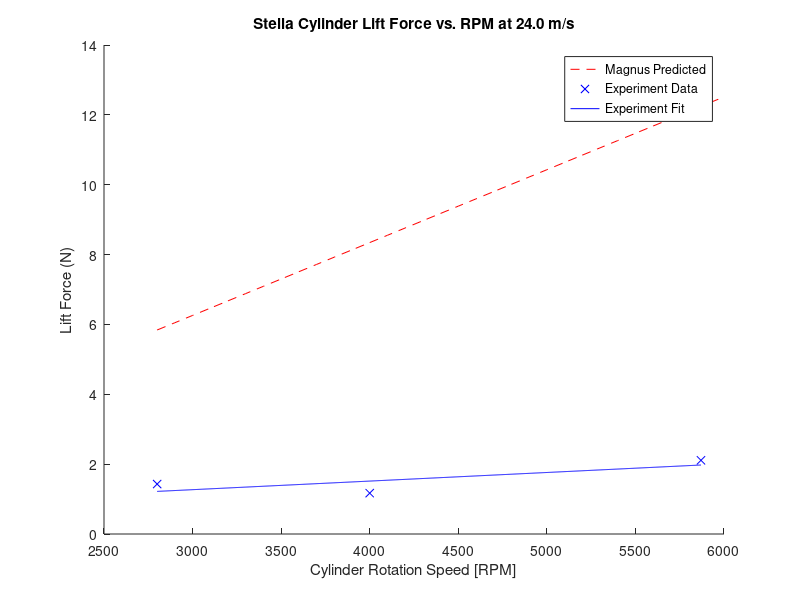
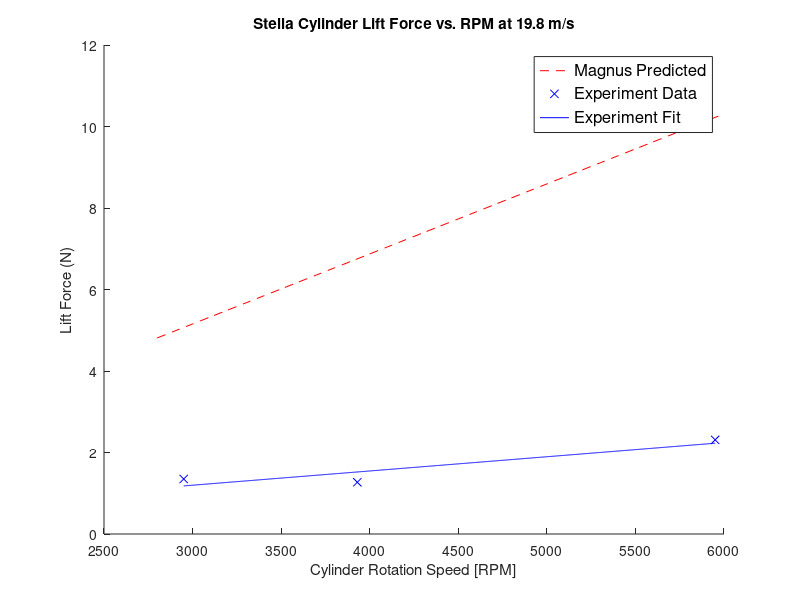
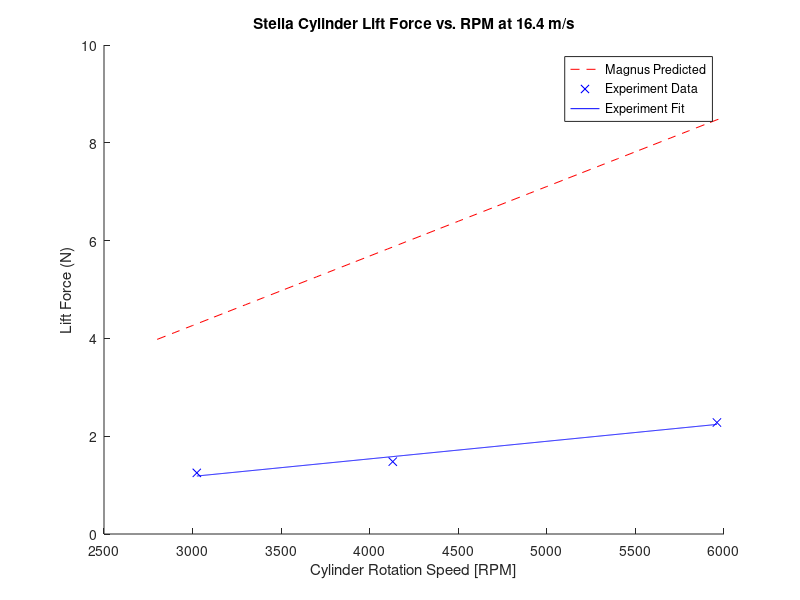
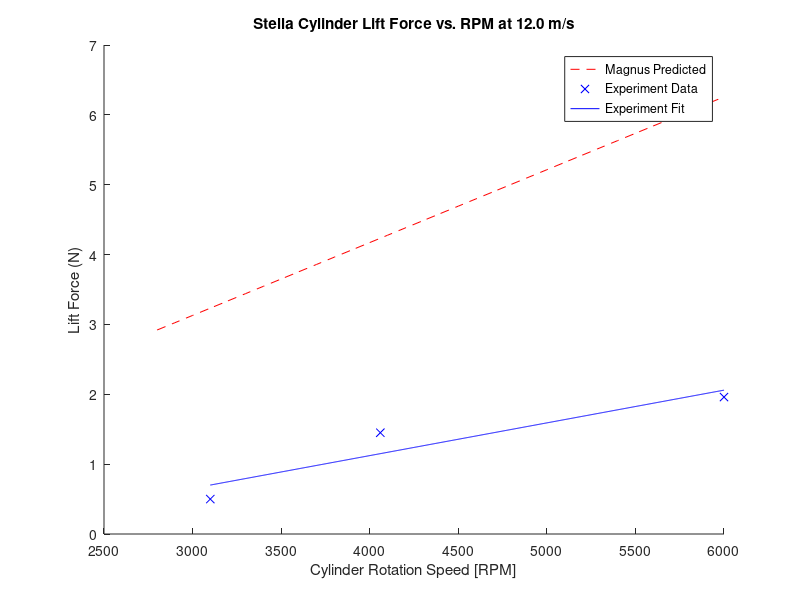

MATLAB code to generate these figures, in order: (Note: this script raises an error after producing the figures.)
clear all;
close all;
clc;
% Magnus Effect Overview
% Variables:
% FL: lift force - measured by force balance
% rho: air density - calculated from the day's atmospheric pressure
% v: air speed - calculated using pitot tube
% G: vortex strength - found using G = 2*pi*r^2*omega
%                                   r: cylinder radius
%                                   omega: RPM in rad/s
% L: length of the cylinder
% FL = rho*v*G*L = rho*v*4*pi^2*r^2*omega*L = rho*v*4*pi^2*r^2*omega*L
% 
% Topics to analyze:
% 1. Effect of changing RPM on lift force at constant wind speed
%       - expect linear relationship
% 2. Effect of changing wind speed on lift force at constant RPM
%       - expect linear relationship
% 3. Effect of linearly increasing wind speed on lift force
%       - expect linear relationship

%%%%%%%%%%%%%%%%%%%%%%%%%%%%%%%%%%%%%%%%%%%%%%%%%%%%%%%%%%
% Authors: Feng, Zhangxi; Popecki, Simon; Skinner, James %
% Course: ME646                                          %
% Project: Cylindrical Airfoil Magnus Effect             %
% Date: May 1, 2017                                      %
%%%%%%%%%%%%%%%%%%%%%%%%%%%%%%%%%%%%%%%%%%%%%%%%%%%%%%%%%%

%% Overall experiment variables
% See attached excel sheet for the experiment data
% windspeeds from pitot tube readings:
speed4 = 24.01946618; % [m/s]
speed3 = 19.78614266;
speed2 = 16.36650742;
speed1 = 12.00973309;
airrho = 1.2093;
% [kg/m^3] from ideal gas law and the barometric pressure of the day


%% 1. Effect of RPM on lift force at constant wind speed for each airfoil

%% stella - r = 57.91/2000; % radius in [m]
rStella = 57.91/2000;
LStella = 0.130175; % length of stella in meters
forceStella = [0.5,1.45,1.96;...
            1.25,1.48,2.28;...
            1.35,1.27,2.31;...
            1.43,1.17,2.11];
RPMStella = [3100,4060,6000;...
            3024,4130,5960;...
            2950,3930,5950;...
            2800,4000,5870]; % convert from [rpm] to [rps]
% expected relationship
RPMMagnusStella = (2800:100:6000); % [rpm]

% FL = 4*pi^2*r^2*rho*v*omega*L
FLStella4 = 4*pi^2*rStella^2*airrho*speed4.*RPMMagnusStella/60*LStella;
FLStella3 = 4*pi^2*rStella^2*airrho*speed3.*RPMMagnusStella/60*LStella;
FLStella2 = 4*pi^2*rStella^2*airrho*speed2.*RPMMagnusStella/60*LStella;
FLStella1 = 4*pi^2*rStella^2*airrho*speed1.*RPMMagnusStella/60*LStella;

% polyfitting data to line
% speed4
stellaFit4 = polyfit(RPMStella(4,:),forceStella(4,:),1);
stellaFit4x = 2800:(5870-2800)/1000:5870;
stellaFit4y = stellaFit4x*stellaFit4(1) + stellaFit4(2);
% speed3
stellaFit3 = polyfit(RPMStella(3,:),forceStella(3,:),1);
stellaFit3x = 2950:(5950-2950)/1000:5950;
stellaFit3y = stellaFit3x*stellaFit3(1) + stellaFit3(2);
% speed2
stellaFit2 = polyfit(RPMStella(2,:),forceStella(2,:),1);
stellaFit2x = 3024:(5960-3024)/1000:5960;
stellaFit2y = stellaFit2x*stellaFit2(1) + stellaFit2(2);
% speed1
stellaFit1 = polyfit(RPMStella(1,:),forceStella(1,:),1);
stellaFit1x = 3100:(6000-3100)/1000:6000;
stellaFit1y = stellaFit1x*stellaFit1(1) + stellaFit1(2);

% speed4 plots
figure;
hold on;
plot(RPMMagnusStella,FLStella4,'r--');
plot(RPMStella(4,:),forceStella(4,:),'bx',stellaFit4x,stellaFit4y,'b');
xlabel('Cylinder Rotation Speed [RPM]');
ylabel('Lift Force (N)');
title('Stella Cylinder Lift Force vs. RPM at 24.0 m/s');
l = legend('Magnus Predicted','Experiment Data','Experiment Fit','Location','best');
%set(l,'FontSize',12);

% speed3 plots
figure;
hold on;
plot(RPMMagnusStella,FLStella3,'r--');
plot(RPMStella(3,:),forceStella(3,:),'bx',stellaFit3x,stellaFit3y,'b');
xlabel('Cylinder Rotation Speed [RPM]');
ylabel('Lift Force (N)');
title('Stella Cylinder Lift Force vs. RPM at 19.8 m/s');
l = legend('Magnus Predicted','Experiment Data','Experiment Fit','Location','best');
set(l,'FontSize',12);

% speed2 plots
figure;
hold on;
plot(RPMMagnusStella,FLStella2,'r--');
plot(RPMStella(2,:),forceStella(2,:),'bx',stellaFit2x,stellaFit2y,'b');
xlabel('Cylinder Rotation Speed [RPM]');
ylabel('Lift Force (N)');
title('Stella Cylinder Lift Force vs. RPM at 16.4 m/s');
l = legend('Magnus Predicted','Experiment Data','Experiment Fit','Location','best');
%set(l,'FontSize',12);

% speed1 plots
figure;
hold on;
plot(RPMMagnusStella,FLStella1,'r--');
plot(RPMStella(1,:),forceStella(1,:),'bx',stellaFit1x,stellaFit1y,'b');
xlabel('Cylinder Rotation Speed [RPM]');
ylabel('Lift Force (N)');
title('Stella Cylinder Lift Force vs. RPM at 12.0 m/s');
l = legend('Magnus Predicted','Experiment Data','Experiment Fit','Location','best');
%set(l,'FontSize',12);

%% Bud - r = 83.82/2000; % radius in [m]
rBud = 83.82/2000; % finding radius from diamter in [mm] to [m]
LBud = 0.1762125; % length of bud cylinder in meters
forceBud = [2.3,3.17,1.65;...
            0,0,0;...
            10.13,21.92,13.91;...
            10.25,13.11,8.97];
RPMBud = [3200,4940,5800;...
        0,0,0;...
        3291,4700,5844;...
        3100,4860,5916]; % convert from [rpm] to [rps]
% expected relationship
RPMMagnusBud = (2500:100:6000); % [rpm]

% FL = 4*pi^2*r^2*rho*v*omega*L
FLBud4 = 4*pi^2*rBud^2*airrho*speed4.*RPMMagnusBud/60*LBud;
FLBud3 = 4*pi^2*rBud^2*airrho*speed3.*RPMMagnusBud/60*LBud;
FLBud2 = 4*pi^2*rBud^2*airrho*speed2.*RPMMagnusBud/60*LBud;
FLBud1 = 4*pi^2*rBud^2*airrho*speed1.*RPMMagnusBud/60*LBud;

% polyfitting data to line
% speed4
budFit4 = polyfit(RPMBud(4,:),forceBud(4,:),1);
budFit4x = 3100:(5916-3100)/1000:5916;
budFit4y = budFit4x*budFit4(1) + budFit4(2);
% speed3
budFit3 = polyfit(RPMBud(3,:),forceBud(3,:),1);
budFit3x = 3291:(5844-3291)/1000:5844;
budFit3y = budFit3x*budFit3(1) + budFit3(2);
% speed1
budFit1 = polyfit(RPMBud(1,:),forceBud(1,:),1);
budFit1x = 3200:(5800-3200)/1000:5800;
budFit1y = budFit1x*budFit1(1) + budFit1(2);

% speed4 plots
figure;
hold on;
plot(RPMMagnusBud,FLBud4,'r--');
plot(RPMBud(4,:),forceBud(4,:),'bx',budFit4x,budFit4y,'b');
xlabel('Cylinder Rotation Speed [RPM]');
ylabel('Lift Force (N)');
title('Bud Heavy Cylinder Lift Force vs. RPM at 24.0 m/s');
l = legend('Magnus Predicted','Experiment Data','Experiment Fit','Location','best');
%set(l,'FontSize',12);

% speed3 plots
figure;
hold on;
plot(RPMMagnusBud,FLBud3,'r--');
plot(RPMBud(3,:),forceBud(3,:),'bx',budFit3x,budFit3y,'b');
xlabel('Cylinder Rotation Speed [RPM]');
ylabel('Lift Force (N)');
title('Bud Heavy Lift Force vs. RPM at 19.8 m/s');
l = legend('Magnus Predicted','Experiment Data','Experiment Fit','Location','best');
%set(l,'FontSize',12);

% speed2 plot for Bud does not exist

% speed1 plots
figure;
hold on;
plot(RPMMagnusBud,FLBud1,'r--');
plot(RPMBud(1,:),forceBud(1,:),'bx',budFit1x,budFit1y,'b');
xlabel('Cylinder Rotation Speed [RPM]');
ylabel('Lift Force (N)');
title('Bud Heavy Cylinder Lift Force vs. RPM at 12.0 m/s');
l = legend('Magnus Predicted','Experiment Data','Experiment Fit','Location','best');
%set(l,'FontSize',12);

%% Quaker - r = 128.27/2000; % radius in [m]
rQuaker = 128.27/2000;
LQuaker = 0.2286; % length of quaker oats cylinder in meters
forceQuaker = [3.72,3.14,4.35;...
            6,4.97,5.26;...
            8.42,7.25,7.67;...
            10.6,15.5,10.43];
RPMQuaker = [3720,4560,5560;...
            3660,4470,5630;...
            3675,4050,5500;...
            3000,3160,5200]; % convert from [rpm] to [rps]
% expected relationship
RPMMagnusQuaker = (2500:100:6000); % [rpm]

% FL = 4*pi^2*r^2*rho*v*omega*L
FLQuaker4 = 4*pi^2*rQuaker^2*airrho*speed4.*RPMMagnusQuaker/60*LQuaker;
FLQuaker3 = 4*pi^2*rQuaker^2*airrho*speed3.*RPMMagnusQuaker/60*LQuaker;
FLQuaker2 = 4*pi^2*rQuaker^2*airrho*speed2.*RPMMagnusQuaker/60*LQuaker;
FLQuaker1 = 4*pi^2*rQuaker^2*airrho*speed1.*RPMMagnusQuaker/60*LQuaker;

% polyfitting data to line
% speed4
quakerFit4 = polyfit(RPMQuaker(4,:),forceQuaker(4,:),1);
quakerFit4x = 3000:(5200-3000)/1000:5200;
quakerFit4y = quakerFit4x*quakerFit4(1) + quakerFit4(2);
% speed3
quakerFit3 = polyfit(RPMQuaker(3,:),forceQuaker(3,:),1);
quakerFit3x = 3675:(5500-3675)/1000:5500;
quakerFit3y = quakerFit3x*quakerFit3(1) + quakerFit3(2);
% speed2
quakerFit2 = polyfit(RPMQuaker(2,:),forceQuaker(2,:),1);
quakerFit2x = 3660:(5630-3660)/1000:5630;
quakerFit2y = quakerFit2x*quakerFit2(1) + quakerFit2(2);
% speed1
quakerFit1 = polyfit(RPMQuaker(1,:),forceQuaker(1,:),1);
quakerFit1x = 3720:(5560-3720)/1000:5560;
quakerFit1y = quakerFit1x*quakerFit1(1) + quakerFit1(2);

% speed4 plots
figure;
hold on;
plot(RPMMagnusQuaker,FLQuaker4,'r--');
plot(RPMQuaker(4,:),forceQuaker(4,:),'bx',quakerFit4x,quakerFit4y,'b');
xlabel('Cylinder Rotation Speed [RPM]');
ylabel('Lift Force (N)');
title('Quaker Oats Cylinder Lift Force vs. RPM at 24.0 m/s');
l = legend('Magnus Predicted','Experiment Data','Experiment Fit','Location','best');
%set(l,'FontSize',12);

% speed3 plots
figure;
hold on;
plot(RPMMagnusQuaker,FLQuaker3,'r--');
plot(RPMQuaker(3,:),forceQuaker(3,:),'bx',quakerFit3x,quakerFit3y,'b');
xlabel('Cylinder Rotation Speed [RPM]');
ylabel('Lift Force (N)');
title('Quaker Oats Cylinder Lift Force vs. RPM at 19.8 m/s');
l = legend('Magnus Predicted','Experiment Data','Experiment Fit','Location','best');
%set(l,'FontSize',12);

% speed2 plots
figure;
hold on;
plot(RPMMagnusQuaker,FLQuaker2,'r--');
plot(RPMQuaker(2,:),forceQuaker(2,:),'bx',quakerFit2x,quakerFit2y,'b');
xlabel('Cylinder Rotation Speed [RPM]');
ylabel('Lift Force (N)');
title('Quaker Oats Cylinder Lift Force vs. RPM at 16.4 m/s');
l = legend('Magnus Predicted','Experiment Data','Experiment Fit','Location','best');
%set(l,'FontSize',12);

% speed1 plots
figure;
hold on;
plot(RPMMagnusQuaker,FLQuaker1,'r--');
plot(RPMQuaker(1,:),forceQuaker(1,:),'bx',quakerFit1x,quakerFit1y,'b');
xlabel('Cylinder Rotation Speed [RPM]');
ylabel('Lift Force (N)');
title('Quaker Oats Cylinder Lift Force vs. RPM at 12.0 m/s');
l = legend('Magnus Predicted','Experiment Data','Experiment Fit','Location','best');
%set(l,'FontSize',12);

%% comparison to theory completed, looking for patterns within the collected
% data
% plot of just the experimental data
% quaker oats cylinder
figure;
hold on;
plot(RPMQuaker(4,:),forceQuaker(4,:),'--*');
plot(RPMQuaker(3,:),forceQuaker(3,:),'--x');
plot(RPMQuaker(2,:),forceQuaker(2,:),'--d');
plot(RPMQuaker(1,:),forceQuaker(1,:),'--s');
grid on;
xlabel('Rotation Speed (RPM)');
ylabel('Life Force (N)');
title({'Measured Lift Force of Quaker Oats Cylinder vs. RPM','at Constant Wind Speeds'});
l = legend('Location','best','24.0 m/s','19.8 m/s','16.4 m/s','12.0 m/s');
%set(l,'FontSize',12);

% Bud Heavy cylinder
figure;
hold on;
plot(RPMBud(4,:),forceBud(4,:),'--*');
plot(RPMBud(3,:),forceBud(3,:),'--x');
plot(RPMBud(1,:),forceBud(1,:),'--s');
grid on;
xlabel('Rotation Speed (RPM)','FontSize',12);
ylabel('Life Force (N)','FontSize',12);
title({'Measured Lift Force of Bud Heavy Cylinder vs. RPM','at Constant Wind Speeds'});
l = legend('Location','northeast','24.0 m/s','19.8 m/s','12.0 m/s');
%set(l,'FontSize',12);
text(3150,24,'16.4 m/s wind speed has no data','FontSize',12);

% Stella cylinder
figure;
hold on;
plot(RPMStella(4,:),forceStella(4,:),'--*');
plot(RPMStella(3,:),forceStella(3,:),'--x');
plot(RPMStella(2,:),forceStella(2,:),'--d');
plot(RPMStella(1,:),forceStella(1,:),'--s');
grid on;
xlabel('Rotation Speed (RPM)');
ylabel('Life Force (N)');
title({'Measured Lift Force of Stella Cylinder vs. RPM','at Constant Wind Speeds'});
l = legend('Location','best','24.0 m/s','19.8 m/s','16.4 m/s','12.0 m/s');
%set(l,'FontSize',12);

%% 2. Effect of changing wind speed on lift force

%% Calculating Reynolds number for 3 cylinders and all 4 speeds 

speeds1to4 = [speed1,speed2,speed3,speed4];
speeds1to5stella = [speed1,speed2,speed3,speed4,29.420];
nu = 15.11e-6; % (m^2/s) kinematic viscosity of air at room temperature

ReStella = speeds1to5stella.*(rStella*2)/nu;
ReBud = speeds1to4.*(rBud*2)/nu;
ReQuaker = speeds1to4.*(rQuaker*2)/nu;
strReStella = sprintf('Re = %1.3d \n',ReStella);
strReBud = sprintf('Re = %1.3d \n',ReBud);
strReQuaker = sprintf('Re = %1.3d \n',ReQuaker);
disp('Stella Reynolds Number for velocities in increasing magnitude (12.0,16.4,19.8,24.0) m/s')
disp(strReStella)
disp('Bud Heavy Reynolds Number for velocities in increasing magnitude (12.0,19.8,24.0) m/s')
disp(strReBud)
disp('Quaker Reynolds Number for velocities in increasing magnitude (12.0,16.4,19.8,24.0) m/s')
disp(strReQuaker)


%% Plotting all the data
% Experiment was conducted to have approximately the same RPM. Assuming the
% difference in lift force from <300 RPM difference is negligible for the
% purpose of seeking a pattern.

speeds = [speed4,speed3,speed2,speed1];

% Stella Cylinder
figure;
hold on;
plot(speeds,forceStella(:,3),'--*');
plot(speeds,forceStella(:,2),'-.x');
plot(speeds,forceStella(:,1),'k:d');
xlim([10 26]);
xlabel('Wind Speeds (m/s)','FontSize',12);
ylabel('Lift Force (N)','FontSize',12);
title({'Effect of Wind Speed on Stella Cylinder Lift Force','Assuming Constant RPM'});
l = legend('Location','southwest','~3000 RPM','~4000 RPM','~6000 RPM');
%set(l,'FontSize',12);

% Bud Cylinder
figure;
hold on;
plot(speeds([1,3,4]),forceBud([1,3,4],3),'--*');
plot(speeds([1,3,4]),forceBud([1,3,4],2),'-.x');
plot(speeds([1,3,4]),forceBud([1,3,4],1),'k:d');
xlim([10 26]);
xlabel('Wind Speeds (m/s)','FontSize',12);
ylabel('Lift Force (N)','FontSize',12);
title({'Effect of Wind Speed on Bud Cylinder Lift Force','Assuming Constant RPM'});
l = legend('Location','best','~3000 RPM','~5000 RPM','~6000 RPM');
%set(l,'FontSize',12);

% Oats Cylinder
figure;
hold on;
plot(speeds,forceQuaker(:,3),'--*');
plot(speeds,forceQuaker(:,2),'-.x');
plot(speeds,forceQuaker(:,1),'k:d');
xlim([10 26]);
xlabel('Wind Speeds (m/s)','FontSize',12);
ylabel('Lift Force (N)','FontSize',12);
title({'Effect of Wind Speed on Oats Cylinder Lift Force','Assuming Constant RPM'});
l = legend('Location','best','~3500 RPM','~4250 RPM','~5500 RPM');
%set(l,'FontSize',12);

%% fitting the wind speed data
stellaWindRPMfit6k = polyfit(speeds',forceStella(:,1),1);
sWRfitx = speeds(4):(speeds(1) - speeds(4))/10:speeds(1);
sWRfity = sWRfitx*stellaWindRPMfit6k(1) + stellaWindRPMfit6k(2);

figure;
plot(speeds,forceStella(:,1),'*',sWRfitx,sWRfity);
xlabel('Wind Speed (m/s)','FontSize',12);
ylabel('Lift Force (N)','FontSize',12);
title('Lift Force vs. Wind Speed Stella Cylinder at ~6000 rpm');
l = legend('Location','best','Data','Best Fit');
%set(l,'FontSize',12);

budWindRPMfit6k = polyfit(speeds([1,3,4])',forceBud([1,3,4],1),1);
bWRfitx = speeds(4):(speeds(1) - speeds(4))/10:speeds(1);
bWRfity = bWRfitx*budWindRPMfit6k(1) + budWindRPMfit6k(2);

figure;
plot(speeds([1,3,4]),forceBud([1,3,4],1),'*',bWRfitx,bWRfity);
xlabel('Wind Speed (m/s)','FontSize',12);
ylabel('Lift Force (N)','FontSize',12);
title('Lift Force vs. Wind Speed Bud Cylinder ~6000 rpm');
l = legend('Location','best','Data','Best Fit');
%set(l,'FontSize',12);

quakerWindRPMfit6k = polyfit(speeds',forceQuaker(:,1),1);
qWRfitx = speeds(4):(speeds(1) - speeds(4))/10:speeds(1);
qWRfity = qWRfitx*quakerWindRPMfit6k(1) + quakerWindRPMfit6k(2);

figure;
plot(speeds,forceQuaker(:,1),'*',qWRfitx,qWRfity);
xlabel('Wind Speed (m/s)','FontSize',12);
ylabel('Lift Force (N)','FontSize',12);
title('Lift Force vs. Wind Speed Quaker Cylinder ~6000 rpm');
l = legend('Location','best','Data','Best Fit');
%set(l,'FontSize',12);

%% 3. Effect of increasing wind speed on a fixed RPM on the lift force

%% Plotting and fitting
windSpeed = [11.12,16.37,20.3,23.59,26.47,29.42]; % [m/s]
liftForce = [0.67,0.61,0.5,0.4,0.36,0.47]; % [N]

windForceFit = polyfit(windSpeed,liftForce,1);
windForcex = linspace(windSpeed(1),windSpeed(end),6);
windForcey = windForcex*windForceFit(1) + windForceFit(2);

%% Error Analysis
% confidence interval-------------------------------------------
% defining the degree of freedom and confidence interval
N = length(windSpeed);
dF = N - (1 + 1);
confidenceLevel = 0.975; % Matlab uses one-tail probability

% finding the t score
t = tinv(confidenceLevel,dF);
% t = 2.3060

% average value of x axis data
xMean = mean(windSpeed);

% the sum of difference of X - xbar squared
SSxx = sum((windSpeed - xMean).^2);

% finding the term of sum of difference of y axis - yfit squared
SSres = sum((liftForce - windForcey).^2);

% finding Syx
Syx = sqrt(SSres/dF);

% fit confidence interval max and min
fitCf = t*Syx*sqrt(1/N + ((windSpeed - xMean).^2)/SSxx);
minFitCf = windForcey - fitCf;
maxFitCf = windForcey + fitCf;

% measurement confidence interval max and min
measCf = t*Syx*sqrt(1 + 1/N + ((windSpeed - xMean).^2)/SSxx);
minMeaCf = windForcey - measCf;
maxMeaCf = windForcey + measCf;
% confidence interval ends--------------------------------------

%% Plotting everythang
figure;
plot(windSpeed,liftForce,'x',windForcex,windForcey);
hold on;
p1 = plot(windSpeed,minFitCf,'r:');
p2 = plot(windSpeed,maxFitCf,'r:');
p3 = plot(windSpeed,minMeaCf,'b--');
p4 = plot(windSpeed,maxMeaCf,'b--');
set(get(get(p2,'Annotation'),'LegendInformation'),...
    'IconDisplayStyle','off');
set(get(get(p4,'Annotation'),'LegendInformation'),...
    'IconDisplayStyle','off');
xlabel('Wind Speed (m/s)','FontSize',12);
ylabel('Lift Force (N)','FontSize',12);
title('Lift Force vs. Wind Speed for Stella Cylinder');
l = legend('Location','best','Experiment Data','Best fit line','Confidence of Fit','Confidence of Measurement');
%set(l,'FontSize',12);

%% Calculateing the Coefficient of Lift 
%  THEORETICAL

% Below calculations were done using the equation found 
% in Tokumaru pdf
% Note: in the document a = radius
% CL = Lift/length*rhoair*(velocity.^2)*radius

% Coeffeicient of lift for Stella
CLthStella1 = FLStella1/(LStella*airrho*(speed1^2)*rStella);
CLthStella2 = FLStella2/(LStella*airrho*(speed2^2)*rStella);
CLthStella3 = FLStella3/(LStella*airrho*(speed3^2)*rStella);
CLthStella4 = FLStella4/(LStella*airrho*(speed4^2)*rStella);

% Coeffeicient of lift for Bud Heavy
CLthBud1 = FLBud1/(LBud*airrho*(speed1^2)*rBud);
CLthBud2 = FLBud2/(LBud*airrho*(speed2^2)*rBud);
CLthBud3 = FLBud3/(LBud*airrho*(speed3^2)*rBud);
CLthBud4 = FLBud4/(LBud*airrho*(speed4^2)*rBud);

% Coeffeicient of lift for Oats
CLthQuaker1 = FLQuaker1/(LQuaker*airrho*(speed1^2)*rQuaker);
CLthQuaker2 = FLQuaker2/(LQuaker*airrho*(speed2^2)*rQuaker);
CLthQuaker3 = FLQuaker3/(LQuaker*airrho*(speed3^2)*rQuaker);
CLthQuaker4 = FLQuaker4/(LQuaker*airrho*(speed4^2)*rQuaker);

%% Plot Theoretical Coefficent of Lift

figure
hold on
plot(RPMMagnusStella,CLthStella1,'-')
plot(RPMMagnusStella,CLthStella2,'-')
plot(RPMMagnusStella,CLthStella3,'-')
plot(RPMMagnusStella,CLthStella4,'-')
title('Theoretical Coefficient of Lift for Stella Cylinder')
xlabel('Velocity (m/s)')
ylabel('C_L')
legend('Location','northwest','12.0 m/s','16.4 m/s','19.8 m/s','24.0 m/s')
grid on 

figure
hold on
plot(RPMMagnusBud,CLthBud1,'-')
plot(RPMMagnusBud,CLthBud2,'-')
plot(RPMMagnusBud,CLthBud3,'-')
plot(RPMMagnusBud,CLthBud4,'-')
title('Theoretical Coefficient of Lift for Bud Heavy Cylinder')
xlabel('Velocity (m/s)')
ylabel('C_L')
legend('Location','northwest','12.0 m/s','16.4 m/s','19.8 m/s','24.0 m/s')
grid on 

figure
hold on
plot(RPMMagnusQuaker,CLthQuaker1,'-')
plot(RPMMagnusQuaker,CLthQuaker2,'-')
plot(RPMMagnusQuaker,CLthQuaker3,'-')
plot(RPMMagnusQuaker,CLthQuaker4,'-')
title('Theoretical Coefficient of Lift for Quaker Oat Cylinder')
xlabel('Velocity (m/s)')
ylabel('C_L')
legend('Location','northwest','12.0 m/s','16.4 m/s','19.8 m/s','24.0 m/s')
grid on 


%% Calculateing the Coefficient of Lift 
%  EXPERIMENTAL

% Below calculations were done using the equation found 
% in Tokumaru pdf
% Note: in the document a = radius
% CL = Lift/rhoair*(velocity.^2)*radius

% All speeds in order of smallest to greatest magnitude of velocity
%speedslr = fliplr(speeds);

% Coeffeicient of lift for Stella
% Organized by trial (Constant windpeed, changing rpm)
CLexpStella1 = forceStella(1,:)./(LStella*airrho*(speed1^2)*rStella);
CLexpStella2 = forceStella(2,:)./(LStella*airrho*(speed2^2)*rStella);
CLexpStella3 = forceStella(3,:)./(LStella*airrho*(speed3^2)*rStella);
CLexpStella4 = forceStella(4,:)./(LStella*airrho*(speed4^2)*rStella);

% Constant RPM and changing wind speed for Stella error analysis
CLexpStella5 = liftForce./(LStella*airrho.*(windSpeed.^2)*rStella);
windForceFitCL = polyfit(windSpeed,CLexpStella5,1);
windForcexCL = linspace(windSpeed(1),windSpeed(end),6);
windForceyCL = windForcexCL*windForceFitCL(1) + windForceFitCL(2);
SSresCL = sum((CLexpStella5 - windForceyCL).^2);
SyxCL = sqrt(SSresCL/dF);
fitCfCL = t*SyxCL*sqrt(1/N + ((windSpeed - xMean).^2)/SSxx);
minFitCfCL = windForceyCL - fitCfCL;
maxFitCfCL = windForceyCL + fitCfCL;
measCfCL = t*SyxCL*sqrt(1 + 1/N + ((windSpeed - xMean).^2)/SSxx);
minMeaCfCL = windForceyCL - measCfCL;
maxMeaCfCL = windForceyCL + measCfCL;



% Coeffeicient of lift for Bud Heavy
% Organized by trial (Constant windpeed, changing rpm)
CLexpBud1 = forceBud(1,:)./(LBud*airrho*(speed1^2)*rBud);
CLexpBud3 = forceBud(3,:)./(LBud*airrho*(speed3^2)*rBud);
CLexpBud4 = forceBud(4,:)./(LBud*airrho*(speed4^2)*rBud);


% Coeffeicient of lift for Oats
% Organized by trial (Constant windpeed, changing rpm)
CLexpQuaker1 = forceQuaker(1,:)./(LQuaker*airrho*(speed1^2)*rQuaker);
CLexpQuaker2 = forceQuaker(2,:)./(LQuaker*airrho*(speed2^2)*rQuaker);
CLexpQuaker3 = forceQuaker(3,:)./(LQuaker*airrho*(speed3^2)*rQuaker);
CLexpQuaker4 = forceQuaker(4,:)./(LQuaker*airrho*(speed4^2)*rQuaker);

%% Plot for Experimental Coefficient of Lift

figure
hold on
plot(RPMStella(1,:),CLexpStella1,'--o')
plot(RPMStella(2,:),CLexpStella2,'--X')
plot(RPMStella(3,:),CLexpStella3,'--*')
plot(RPMStella(4,:),CLexpStella4,'--d')
title('Experimental Coefficient of Lift for Stella Cylinder')
xlabel('Cylinder Rotation Speed (RPM)')
ylabel('C_L')
legend('Location','northwest','12.0 m/s','16.4 m/s','19.8 m/s','24.0 m/s')
grid on 

figure
hold on
plot(RPMBud(1,:),CLexpBud1,'--o')
plot(RPMBud(3,:),CLexpBud3,'--X')
plot(RPMBud(4,:),CLexpBud4,'--*')
title('Experimental Coefficient of Lift for Bud Heavy Cylinder')
xlabel('Cylinder Rotation Speed (RPM)')
ylabel('C_L')
legend('Location','northwest','12.0 m/s','19.8 m/s','24.0 m/s')
grid on 

figure
hold on
plot(RPMQuaker(1,:),CLexpQuaker1,'--o')
plot(RPMQuaker(2,:),CLexpQuaker2,'--X')
plot(RPMQuaker(3,:),CLexpQuaker3,'--*')
plot(RPMQuaker(4,:),CLexpQuaker4,'--d')
title('Experimental Coefficient of Lift for Quaker Oat Cylinder')
xlabel('Cylinder Rotation Speed (RPM)')
ylabel('C_L')
legend('Location','northwest','12.0 m/s','16.4 m/s','19.8 m/s','24.0 m/s')
grid on 

figure;
plot(windSpeed,CLexpStella5,'x',windForcexCL,windForceyCL);
hold on;
p1 = plot(windSpeed,minFitCfCL,'r:');
p2 = plot(windSpeed,maxFitCfCL,'r:');
p3 = plot(windSpeed,minMeaCfCL,'b--');
p4 = plot(windSpeed,maxMeaCfCL,'b--');
set(get(get(p2,'Annotation'),'LegendInformation'),...
    'IconDisplayStyle','off');
set(get(get(p4,'Annotation'),'LegendInformation'),...
    'IconDisplayStyle','off');
xlabel('Wind Speed (m/s)','FontSize',12);
ylabel('C_L','FontSize',12);
title('Coefficient of Lift vs. Wind Speed for Stella Cylinder');
l = legend('Location','best','Experiment Data','Best fit line','Confidence of Fit','Confidence of Measurement');

%% Experimental vs Theoretical CL

figure
hold on
plot(RPMStella(1,:),CLexpStella1,'b--o')
plot(RPMStella(2,:),CLexpStella2,'r--o')
plot(RPMStella(3,:),CLexpStella3,'y--o')
plot(RPMStella(4,:),CLexpStella4,'c--o')
plot(RPMMagnusStella,CLthStella1,'b-')
plot(RPMMagnusStella,CLthStella2,'r-')
plot(RPMMagnusStella,CLthStella3,'y-')
plot(RPMMagnusStella,CLthStella4,'c-')
title({'Experimental vs Theoretical Coefficient of Lift','for the Stella Cylinder'})
xlabel('Cylinde Rotation Speed (RPM)')
ylabel('C_L')
legend('Location','northwest','12.0 m/s','16.4 m/s','19.8 m/s','24.0 m/s')
grid on 

%% Vortex Shedding 

% Below approximation generally holds true for range of Reynolds numbers in
% 250 < Re < 2x10^5

% Strouhal Number
StStella = 0.198*(1 - 19.7./ReStella);
StBud = 0.198*(1 - 19.7./ReBud);
StQuaker = 0.198*(1 - 19.7./ReQuaker);

% f = St*v_wind/diameter
% Vortex frequency
fvStella = StStella.*speeds1to5stella/(rStella*2);
fvBud = StBud.*speeds1to4/(rBud*2);
fvQuaker = StQuaker.*speeds1to4/(rQuaker*2);

%% Misc Info

MStoMPH = 2.23694; % m/s to mph

mph1 = speed1*MStoMPH; % slowest test speed m/s to mph
mph4 = speed4*MStoMPH; % fastest for most tests m/s to mph
mphMAX = windSpeed(end)*MStoMPH; % Max wind speed for stella on the last test

mphstr1 = sprintf('Our slowest test wind speed of %1.1f m/s = %1.1f mph',speed1,mph1);
mphstr2 = sprintf('Our "fastest" test wind speed (for our primary tests of 3 cylinders) of %1.1f m/s = %1.1f mph',speed4,mph4);
mphstr3 = sprintf('Our MAX test wind speed on Stella was %1.1f m/s = %1.1f mph',windSpeed(end),mphMAX);

disp(mphstr1)
disp(mphstr2)
disp(mphstr3)

%%
omega0_Stella1 = RPMStella(1,:)/60*2*pi*rStella/speed1;
omega0_Stella2 = RPMStella(2,:)/60*2*pi*rStella/speed2;
omega0_Stella3 = RPMStella(3,:)/60*2*pi*rStella/speed3;
omega0_Stella4 = RPMStella(4,:)/60*2*pi*rStella/speed4;

figure;
hold on;
plot(omega0_Stella1,CLexpStella1);
plot(omega0_Stella2,CLexpStella2);
plot(omega0_Stella3,CLexpStella3);
plot(omega0_Stella4,CLexpStella4);

omega0_Quaker1 = RPMQuaker(1,:)/60*2*pi*rQuaker/speed1;
omega0_Quaker2 = RPMQuaker(2,:)/60*2*pi*rQuaker/speed2;
omega0_Quaker3 = RPMQuaker(3,:)/60*2*pi*rQuaker/speed3;
omega0_Quaker4 = RPMQuaker(4,:)/60*2*pi*rQuaker/speed4;

plot(omega0_Quaker1,CLexpQuaker1);
plot(omega0_Quaker2,CLexpQuaker2);
plot(omega0_Quaker3,CLexpQuaker3);
plot(omega0_Quaker4,CLexpQuaker4);

box;
xlabel('\Omega_0 (normalized speed)','FontSize',12);
ylabel('Lift Coefficient','FontSize',12);
